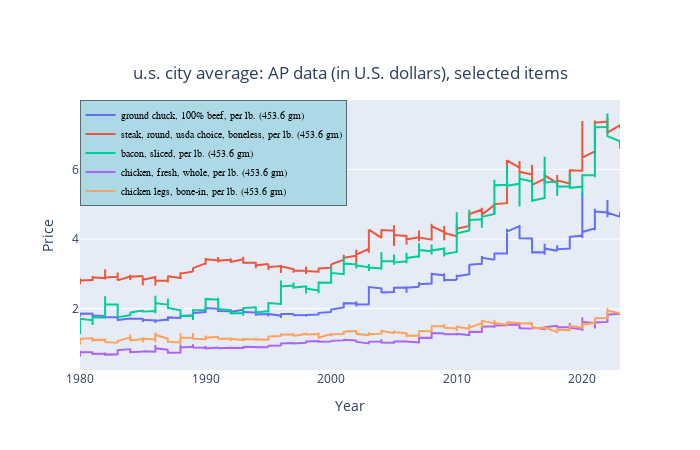
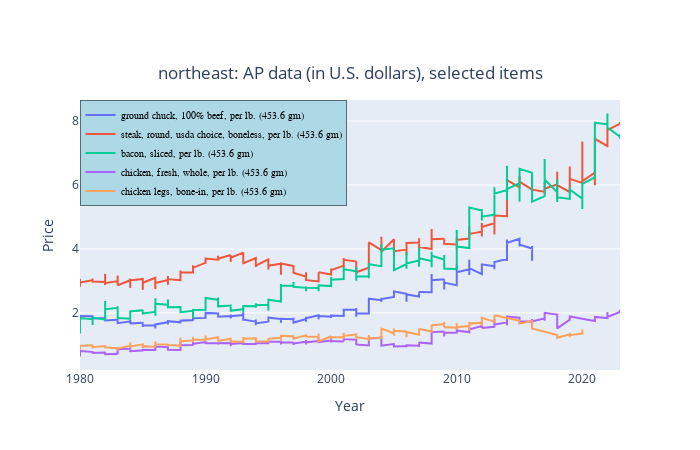
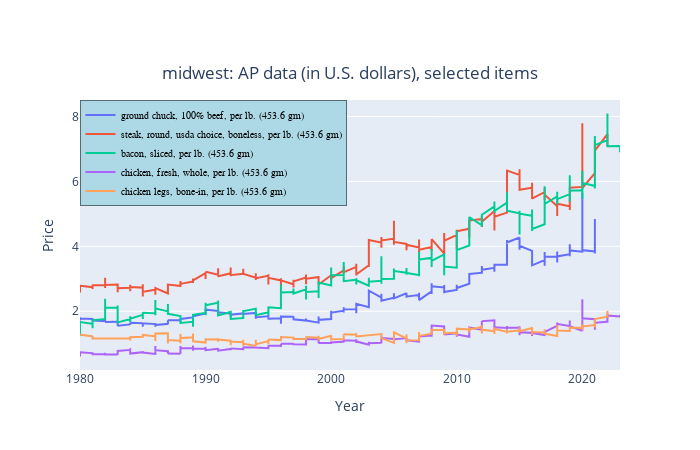
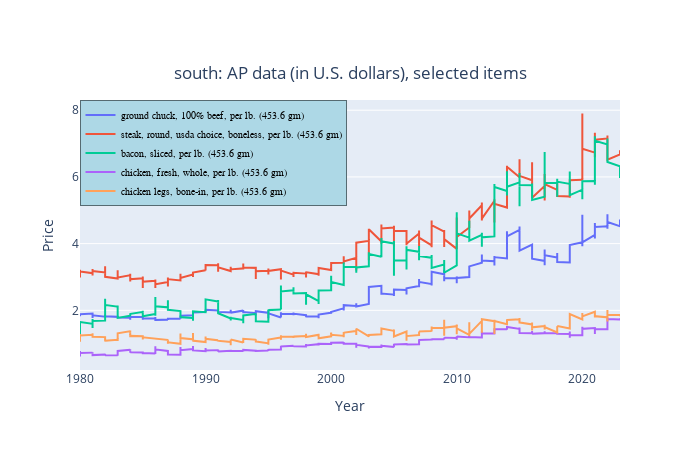

Notebook code for these charts, in order:
### Markdown cell above
## Task 2: AP changes by areas

More detail: we want to see how the price of items change in each area.

Create the following plot. Your figure should look similar (though not necessarily identical)

![Task 2](./images/task21.png)
![Task 2](./images/task22.png)
![Task 2](./images/task23.png)
![Task 2](./images/task24.png)
![Task 2](./images/task25.png)

### Code cell
###BEGIN SOLUTION
#Task2

def plot_by_area_code(df):
    
    uniq_item_codes = uniq_item_code_T1 #df['item_code'].unique()
    uniq_years = df['year'].unique()

    data = []
    for ic in uniq_item_codes:
        df1 = df[df['item_code'] == ic].copy()       

        df1.sort_values(by = ['year', 'period'], ascending = True, inplace = True)
        trace = go.Scatter(x = df1.year, y = df1.value,
                        mode = "lines",
                        name = df1['item_name'].values[0],
                        #marker = dict(color = 'rgba(16, 112, 2, 0.8)'),
                        text= df1['item_name'].values[0])

        data.append(trace)

    layout = go.Layout(
            width=700, height=450,    
            title=go.layout.Title(text=df['area_name'].values[0] + ': AP data (in U.S. dollars), selected items', 
                                  y = 0.85, x = 0.5, xanchor = 'center', yanchor = 'top'),
            legend = dict(y = 1, x = 0, title_font_family="Times New Roman",
                          font=dict(
                                    family="Courier",
                                    size=10,
                                    color="black"),
                          bgcolor="LightBlue",
                          bordercolor="Black",
                          borderwidth=0.5),
            xaxis=dict(title = 'Year', showgrid=False),
            yaxis=dict(title= 'Price', showgrid=True),
            legend_tracegroupgap=180,
            showlegend=True
        )

    fig = go.Figure(data = data, layout = layout)
    fig.show()
 
    
    
food_names = ['chicken', 'beef', 'pork', 'steak, round', 'bacon']

df1 = pd.DataFrame(columns = df_food_price.columns)
for s in food_names:
    df = df_food_price[df_food_price['item_name'].str.contains(s)]
    df1 = pd.concat([df1, df], axis = 'rows')
    

df1 = pd.merge(df1, df_area, on = 'area_code')
uniq_area_codes = df1['area_code'].unique()

for ac in uniq_area_codes:
    df = df1[df1['area_code'] == ac]
    plot_by_area_code(df) 
###END SOLUTION

### Figure 1 — Plotly figure (JSON) as saved in the notebook; plotly's stock layout.template omitted (floating-point values rounded to 4 significant figures; data arrays with more than 128 entries replaced by an {"elided": "..."} marker saying what was removed)
{"data": [{"mode": "lines", "name": "ground chuck, 100% beef, per lb. (453.6 gm)", "text": "ground chuck, 100% beef, per lb. (453.6 gm)", "type": "scatter", "x": {"elided": "519 int values"}, "y": {"elided": "519 float values"}}, {"mode": "lines", "name": "steak, round, usda choice, boneless, per lb. (453.6 gm)", "text": "steak, round, usda choice, boneless, per lb. (453.6 gm)", "type": "scatter", "x": {"elided": "519 int values"}, "y": {"elided": "519 float values"}}, {"mode": "lines", "name": "bacon, sliced, per lb. (453.6 gm)", "text": "bacon, sliced, per lb. (453.6 gm)", "type": "scatter", "x": {"elided": "519 int values"}, "y": {"elided": "519 float values"}}, {"mode": "lines", "name": "chicken, fresh, whole, per lb. (453.6 gm)", "text": "chicken, fresh, whole, per lb. (453.6 gm)", "type": "scatter", "x": {"elided": "518 int values"}, "y": {"elided": "518 float values"}}, {"mode": "lines", "name": "chicken legs, bone-in, per lb. (453.6 gm)", "text": "chicken legs, bone-in, per lb. (453.6 gm)", "type": "scatter", "x": {"elided": "518 int values"}, "y": {"elided": "518 float values"}}], "layout": {"height": 450, "legend": {"bgcolor": "LightBlue", "bordercolor": "Black", "borderwidth": 0.5, "font": {"color": "black", "family": "Courier", "size": 10}, "title": {"font": {"family": "Times New Roman"}}, "tracegroupgap": 180, "x": 0, "y": 1}, "showlegend": true, "title": {"text": "u.s. city average: AP data (in U.S. dollars), selected items", "x": 0.5, "xanchor": "center", "y": 0.85, "yanchor": "top"}, "width": 700, "xaxis": {"autorange": true, "range": [1980, 2023], "showgrid": false, "title": {"text": "Year"}, "type": "linear"}, "yaxis": {"autorange": true, "range": [0.2402, 7.996], "showgrid": true, "title": {"text": "Price"}, "type": "linear"}}}

### Figure 2 — Plotly figure (JSON) as saved in the notebook; plotly's stock layout.template omitted (floating-point values rounded to 4 significant figures; data arrays with more than 128 entries replaced by an {"elided": "..."} marker saying what was removed)
{"data": [{"mode": "lines", "name": "ground chuck, 100% beef, per lb. (453.6 gm)", "text": "ground chuck, 100% beef, per lb. (453.6 gm)", "type": "scatter", "x": {"elided": "442 int values"}, "y": {"elided": "442 float values"}}, {"mode": "lines", "name": "steak, round, usda choice, boneless, per lb. (453.6 gm)", "text": "steak, round, usda choice, boneless, per lb. (453.6 gm)", "type": "scatter", "x": {"elided": "512 int values"}, "y": {"elided": "512 float values"}}, {"mode": "lines", "name": "bacon, sliced, per lb. (453.6 gm)", "text": "bacon, sliced, per lb. (453.6 gm)", "type": "scatter", "x": {"elided": "519 int values"}, "y": {"elided": "519 float values"}}, {"mode": "lines", "name": "chicken, fresh, whole, per lb. (453.6 gm)", "text": "chicken, fresh, whole, per lb. (453.6 gm)", "type": "scatter", "x": {"elided": "489 int values"}, "y": {"elided": "489 float values"}}, {"mode": "lines", "name": "chicken legs, bone-in, per lb. (453.6 gm)", "text": "chicken legs, bone-in, per lb. (453.6 gm)", "type": "scatter", "x": {"elided": "435 int values"}, "y": {"elided": "435 float values"}}], "layout": {"height": 450, "legend": {"bgcolor": "LightBlue", "bordercolor": "Black", "borderwidth": 0.5, "font": {"color": "black", "family": "Courier", "size": 10}, "title": {"font": {"family": "Times New Roman"}}, "tracegroupgap": 180, "x": 0, "y": 1}, "showlegend": true, "title": {"text": "northeast: AP data (in U.S. dollars), selected items", "x": 0.5, "xanchor": "center", "y": 0.85, "yanchor": "top"}, "width": 700, "xaxis": {"autorange": true, "range": [1980, 2023], "showgrid": false, "title": {"text": "Year"}, "type": "linear"}, "yaxis": {"autorange": true, "range": [0.2138, 8.658], "showgrid": true, "title": {"text": "Price"}, "type": "linear"}}}

### Figure 3 — Plotly figure (JSON) as saved in the notebook; plotly's stock layout.template omitted (floating-point values rounded to 4 significant figures; data arrays with more than 128 entries replaced by an {"elided": "..."} marker saying what was removed)
{"data": [{"mode": "lines", "name": "ground chuck, 100% beef, per lb. (453.6 gm)", "text": "ground chuck, 100% beef, per lb. (453.6 gm)", "type": "scatter", "x": {"elided": "501 int values"}, "y": {"elided": "501 float values"}}, {"mode": "lines", "name": "steak, round, usda choice, boneless, per lb. (453.6 gm)", "text": "steak, round, usda choice, boneless, per lb. (453.6 gm)", "type": "scatter", "x": {"elided": "509 int values"}, "y": {"elided": "509 float values"}}, {"mode": "lines", "name": "bacon, sliced, per lb. (453.6 gm)", "text": "bacon, sliced, per lb. (453.6 gm)", "type": "scatter", "x": {"elided": "519 int values"}, "y": {"elided": "519 float values"}}, {"mode": "lines", "name": "chicken, fresh, whole, per lb. (453.6 gm)", "text": "chicken, fresh, whole, per lb. (453.6 gm)", "type": "scatter", "x": {"elided": "519 int values"}, "y": {"elided": "519 float values"}}, {"mode": "lines", "name": "chicken legs, bone-in, per lb. (453.6 gm)", "text": "chicken legs, bone-in, per lb. (453.6 gm)", "type": "scatter", "x": {"elided": "418 int values"}, "y": {"elided": "418 float values"}}], "layout": {"height": 450, "legend": {"bgcolor": "LightBlue", "bordercolor": "Black", "borderwidth": 0.5, "font": {"color": "black", "family": "Courier", "size": 10}, "title": {"font": {"family": "Times New Roman"}}, "tracegroupgap": 180, "x": 0, "y": 1}, "showlegend": true, "title": {"text": "midwest: AP data (in U.S. dollars), selected items", "x": 0.5, "xanchor": "center", "y": 0.85, "yanchor": "top"}, "width": 700, "xaxis": {"autorange": true, "range": [1980, 2023], "showgrid": false, "title": {"text": "Year"}, "type": "linear"}, "yaxis": {"autorange": true, "range": [0.1901, 8.509], "showgrid": true, "title": {"text": "Price"}, "type": "linear"}}}

### Figure 4 — Plotly figure (JSON) as saved in the notebook; plotly's stock layout.template omitted (floating-point values rounded to 4 significant figures; data arrays with more than 128 entries replaced by an {"elided": "..."} marker saying what was removed)
{"data": [{"mode": "lines", "name": "ground chuck, 100% beef, per lb. (453.6 gm)", "text": "ground chuck, 100% beef, per lb. (453.6 gm)", "type": "scatter", "x": {"elided": "519 int values"}, "y": {"elided": "519 float values"}}, {"mode": "lines", "name": "steak, round, usda choice, boneless, per lb. (453.6 gm)", "text": "steak, round, usda choice, boneless, per lb. (453.6 gm)", "type": "scatter", "x": {"elided": "517 int values"}, "y": {"elided": "517 float values"}}, {"mode": "lines", "name": "bacon, sliced, per lb. (453.6 gm)", "text": "bacon, sliced, per lb. (453.6 gm)", "type": "scatter", "x": {"elided": "517 int values"}, "y": {"elided": "517 float values"}}, {"mode": "lines", "name": "chicken, fresh, whole, per lb. (453.6 gm)", "text": "chicken, fresh, whole, per lb. (453.6 gm)", "type": "scatter", "x": {"elided": "517 int values"}, "y": {"elided": "517 float values"}}, {"mode": "lines", "name": "chicken legs, bone-in, per lb. (453.6 gm)", "text": "chicken legs, bone-in, per lb. (453.6 gm)", "type": "scatter", "x": {"elided": "480 int values"}, "y": {"elided": "480 float values"}}], "layout": {"height": 450, "legend": {"bgcolor": "LightBlue", "bordercolor": "Black", "borderwidth": 0.5, "font": {"color": "black", "family": "Courier", "size": 10}, "title": {"font": {"family": "Times New Roman"}}, "tracegroupgap": 180, "x": 0, "y": 1}, "showlegend": true, "title": {"text": "south: AP data (in U.S. dollars), selected items", "x": 0.5, "xanchor": "center", "y": 0.85, "yanchor": "top"}, "width": 700, "xaxis": {"autorange": true, "range": [1980, 2023], "showgrid": false, "title": {"text": "Year"}, "type": "linear"}, "yaxis": {"autorange": true, "range": [0.2113, 8.306], "showgrid": true, "title": {"text": "Price"}, "type": "linear"}}}
